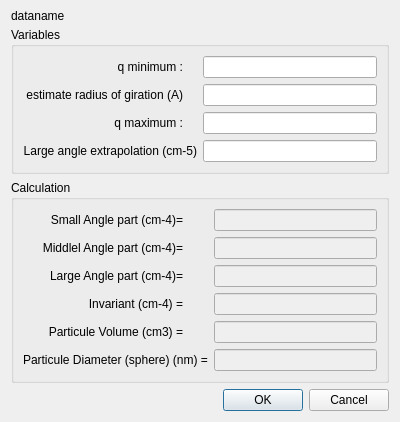
<?xml version="1.0" encoding="UTF-8"?>
<ui version="4.0">
 <class>Invariant</class>
 <widget class="QDialog" name="Invariant">
  <property name="geometry">
   <rect>
    <x>0</x>
    <y>0</y>
    <width>400</width>
    <height>374</height>
   </rect>
  </property>
  <property name="windowTitle">
   <string>Invariant Calculation</string>
  </property>
  <layout class="QVBoxLayout" name="verticalLayout_3">
   <item>
    <widget class="QLabel" name="labelDataset">
     <property name="minimumSize">
      <size>
       <width>0</width>
       <height>10</height>
      </size>
     </property>
     <property name="text">
      <string>dataname</string>
     </property>
    </widget>
   </item>
   <item>
    <widget class="QGroupBox" name="groupBox">
     <property name="title">
      <string>Variables</string>
     </property>
     <layout class="QVBoxLayout" name="verticalLayout">
      <item>
       <layout class="QFormLayout" name="formLayout">
        <item row="0" column="0">
         <widget class="QLabel" name="label">
          <property name="minimumSize">
           <size>
            <width>160</width>
            <height>0</height>
           </size>
          </property>
          <property name="text">
           <string>q minimum :</string>
          </property>
          <property name="alignment">
           <set>Qt::AlignRight|Qt::AlignTrailing|Qt::AlignVCenter</set>
          </property>
         </widget>
        </item>
        <item row="0" column="1">
         <widget class="QLineEdit" name="edtQmin">
          <property name="minimumSize">
           <size>
            <width>40</width>
            <height>0</height>
           </size>
          </property>
         </widget>
        </item>
        <item row="1" column="0">
         <widget class="QLabel" name="label_2">
          <property name="minimumSize">
           <size>
            <width>160</width>
            <height>0</height>
           </size>
          </property>
          <property name="text">
           <string>estimate radius of giration (A)</string>
          </property>
          <property name="alignment">
           <set>Qt::AlignRight|Qt::AlignTrailing|Qt::AlignVCenter</set>
          </property>
         </widget>
        </item>
        <item row="1" column="1">
         <widget class="QLineEdit" name="edtRadius">
          <property name="minimumSize">
           <size>
            <width>40</width>
            <height>0</height>
           </size>
          </property>
         </widget>
        </item>
        <item row="2" column="0">
         <widget class="QLabel" name="label_3">
          <property name="minimumSize">
           <size>
            <width>160</width>
            <height>0</height>
           </size>
          </property>
          <property name="text">
           <string>q maximum :</string>
          </property>
          <property name="alignment">
           <set>Qt::AlignRight|Qt::AlignTrailing|Qt::AlignVCenter</set>
          </property>
         </widget>
        </item>
        <item row="2" column="1">
         <widget class="QLineEdit" name="edtQmax">
          <property name="minimumSize">
           <size>
            <width>40</width>
            <height>0</height>
           </size>
          </property>
         </widget>
        </item>
        <item row="3" column="0">
         <widget class="QLabel" name="label_4">
          <property name="minimumSize">
           <size>
            <width>160</width>
            <height>0</height>
           </size>
          </property>
          <property name="text">
           <string>Large angle extrapolation (cm-5)</string>
          </property>
          <property name="alignment">
           <set>Qt::AlignRight|Qt::AlignTrailing|Qt::AlignVCenter</set>
          </property>
         </widget>
        </item>
        <item row="3" column="1">
         <widget class="QLineEdit" name="edtB">
          <property name="minimumSize">
           <size>
            <width>40</width>
            <height>0</height>
           </size>
          </property>
         </widget>
        </item>
       </layout>
      </item>
     </layout>
    </widget>
   </item>
   <item>
    <widget class="QGroupBox" name="groupBox_2">
     <property name="title">
      <string>Calculation</string>
     </property>
     <layout class="QVBoxLayout" name="verticalLayout_2">
      <item>
       <layout class="QFormLayout" name="formLayout_2">
        <property name="fieldGrowthPolicy">
         <enum>QFormLayout::AllNonFixedFieldsGrow</enum>
        </property>
        <item row="0" column="0">
         <widget class="QLabel" name="label_5">
          <property name="minimumSize">
           <size>
            <width>160</width>
            <height>0</height>
           </size>
          </property>
          <property name="text">
           <string>Small Angle part (cm-4)=</string>
          </property>
          <property name="alignment">
           <set>Qt::AlignRight|Qt::AlignTrailing|Qt::AlignVCenter</set>
          </property>
         </widget>
        </item>
        <item row="0" column="1">
         <widget class="QLineEdit" name="edtP1">
          <property name="enabled">
           <bool>false</bool>
          </property>
          <property name="minimumSize">
           <size>
            <width>40</width>
            <height>0</height>
           </size>
          </property>
         </widget>
        </item>
        <item row="1" column="0">
         <widget class="QLabel" name="label_6">
          <property name="minimumSize">
           <size>
            <width>160</width>
            <height>0</height>
           </size>
          </property>
          <property name="text">
           <string>Middlel Angle part (cm-4)=</string>
          </property>
          <property name="alignment">
           <set>Qt::AlignRight|Qt::AlignTrailing|Qt::AlignVCenter</set>
          </property>
         </widget>
        </item>
        <item row="1" column="1">
         <widget class="QLineEdit" name="edtP2">
          <property name="enabled">
           <bool>false</bool>
          </property>
          <property name="minimumSize">
           <size>
            <width>40</width>
            <height>0</height>
           </size>
          </property>
         </widget>
        </item>
        <item row="2" column="0">
         <widget class="QLabel" name="label_7">
          <property name="minimumSize">
           <size>
            <width>160</width>
            <height>0</height>
           </size>
          </property>
          <property name="text">
           <string>Large Angle part (cm-4)=</string>
          </property>
          <property name="alignment">
           <set>Qt::AlignRight|Qt::AlignTrailing|Qt::AlignVCenter</set>
          </property>
         </widget>
        </item>
        <item row="2" column="1">
         <widget class="QLineEdit" name="edtP3">
          <property name="enabled">
           <bool>false</bool>
          </property>
          <property name="minimumSize">
           <size>
            <width>40</width>
            <height>0</height>
           </size>
          </property>
         </widget>
        </item>
        <item row="3" column="0">
         <widget class="QLabel" name="label_8">
          <property name="minimumSize">
           <size>
            <width>160</width>
            <height>0</height>
           </size>
          </property>
          <property name="text">
           <string>Invariant (cm-4) =</string>
          </property>
          <property name="alignment">
           <set>Qt::AlignRight|Qt::AlignTrailing|Qt::AlignVCenter</set>
          </property>
         </widget>
        </item>
        <item row="3" column="1">
         <widget class="QLineEdit" name="edtInvariant">
          <property name="enabled">
           <bool>false</bool>
          </property>
          <property name="minimumSize">
           <size>
            <width>40</width>
            <height>0</height>
           </size>
          </property>
         </widget>
        </item>
        <item row="4" column="0">
         <widget class="QLabel" name="label_9">
          <property name="minimumSize">
           <size>
            <width>160</width>
            <height>0</height>
           </size>
          </property>
          <property name="text">
           <string>Particule Volume (cm3) =</string>
          </property>
          <property name="alignment">
           <set>Qt::AlignRight|Qt::AlignTrailing|Qt::AlignVCenter</set>
          </property>
         </widget>
        </item>
        <item row="4" column="1">
         <widget class="QLineEdit" name="edtVolume">
          <property name="enabled">
           <bool>false</bool>
          </property>
          <property name="minimumSize">
           <size>
            <width>40</width>
            <height>0</height>
           </size>
          </property>
         </widget>
        </item>
        <item row="5" column="0">
         <widget class="QLabel" name="label_10">
          <property name="text">
           <string>Particule Diameter (sphere) (nm) =</string>
          </property>
         </widget>
        </item>
        <item row="5" column="1">
         <widget class="QLineEdit" name="edtDiameter">
          <property name="enabled">
           <bool>false</bool>
          </property>
         </widget>
        </item>
       </layout>
      </item>
     </layout>
    </widget>
   </item>
   <item>
    <widget class="QDialogButtonBox" name="buttonBox">
     <property name="orientation">
      <enum>Qt::Horizontal</enum>
     </property>
     <property name="standardButtons">
      <set>QDialogButtonBox::Cancel|QDialogButtonBox::Ok</set>
     </property>
    </widget>
   </item>
  </layout>
 </widget>
 <resources/>
 <connections>
  <connection>
   <sender>buttonBox</sender>
   <signal>accepted()</signal>
   <receiver>Invariant</receiver>
   <slot>accept()</slot>
   <hints>
    <hint type="sourcelabel">
     <x>248</x>
     <y>254</y>
    </hint>
    <hint type="destinationlabel">
     <x>157</x>
     <y>274</y>
    </hint>
   </hints>
  </connection>
  <connection>
   <sender>buttonBox</sender>
   <signal>rejected()</signal>
   <receiver>Invariant</receiver>
   <slot>reject()</slot>
   <hints>
    <hint type="sourcelabel">
     <x>316</x>
     <y>260</y>
    </hint>
    <hint type="destinationlabel">
     <x>286</x>
     <y>274</y>
    </hint>
   </hints>
  </connection>
 </connections>
</ui>
